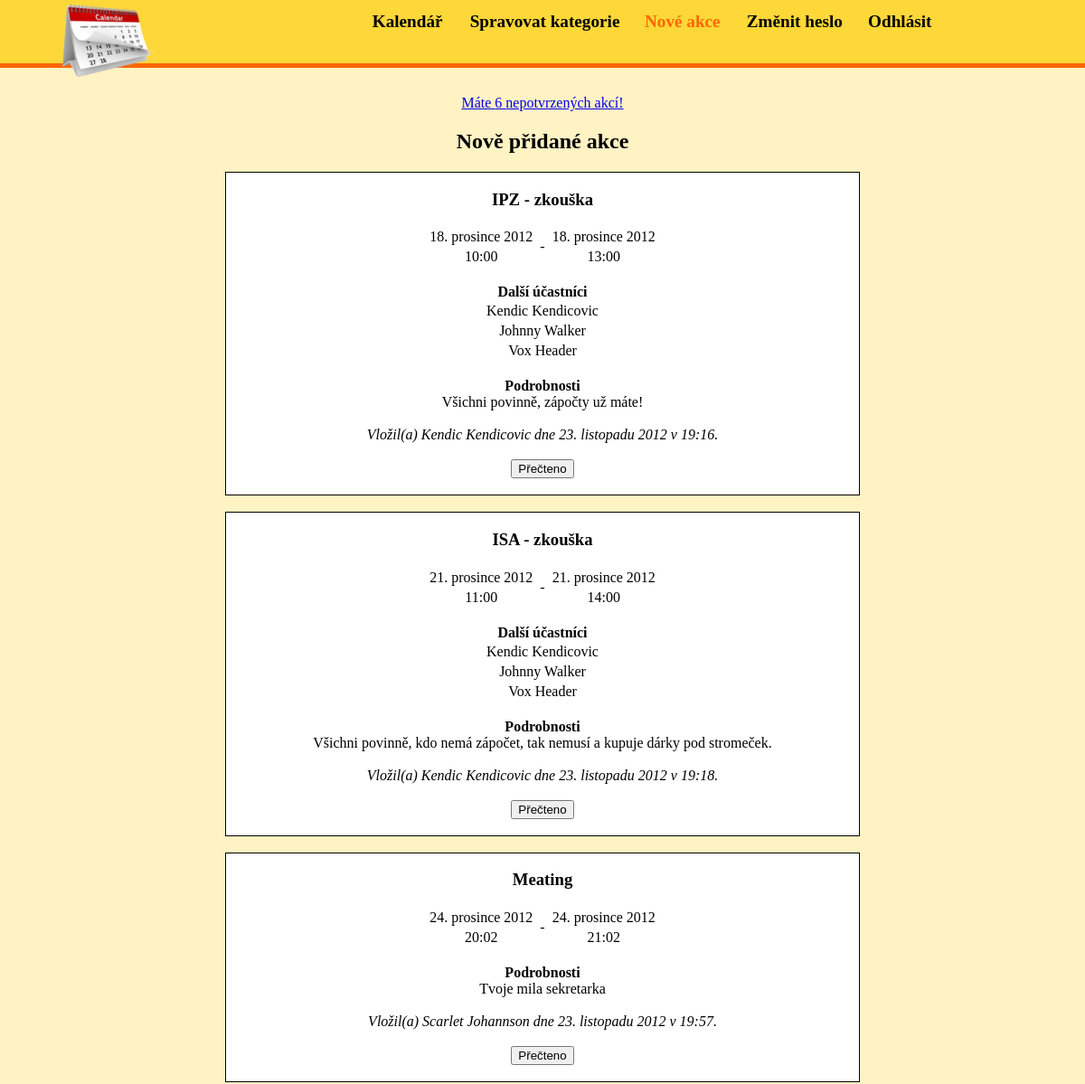
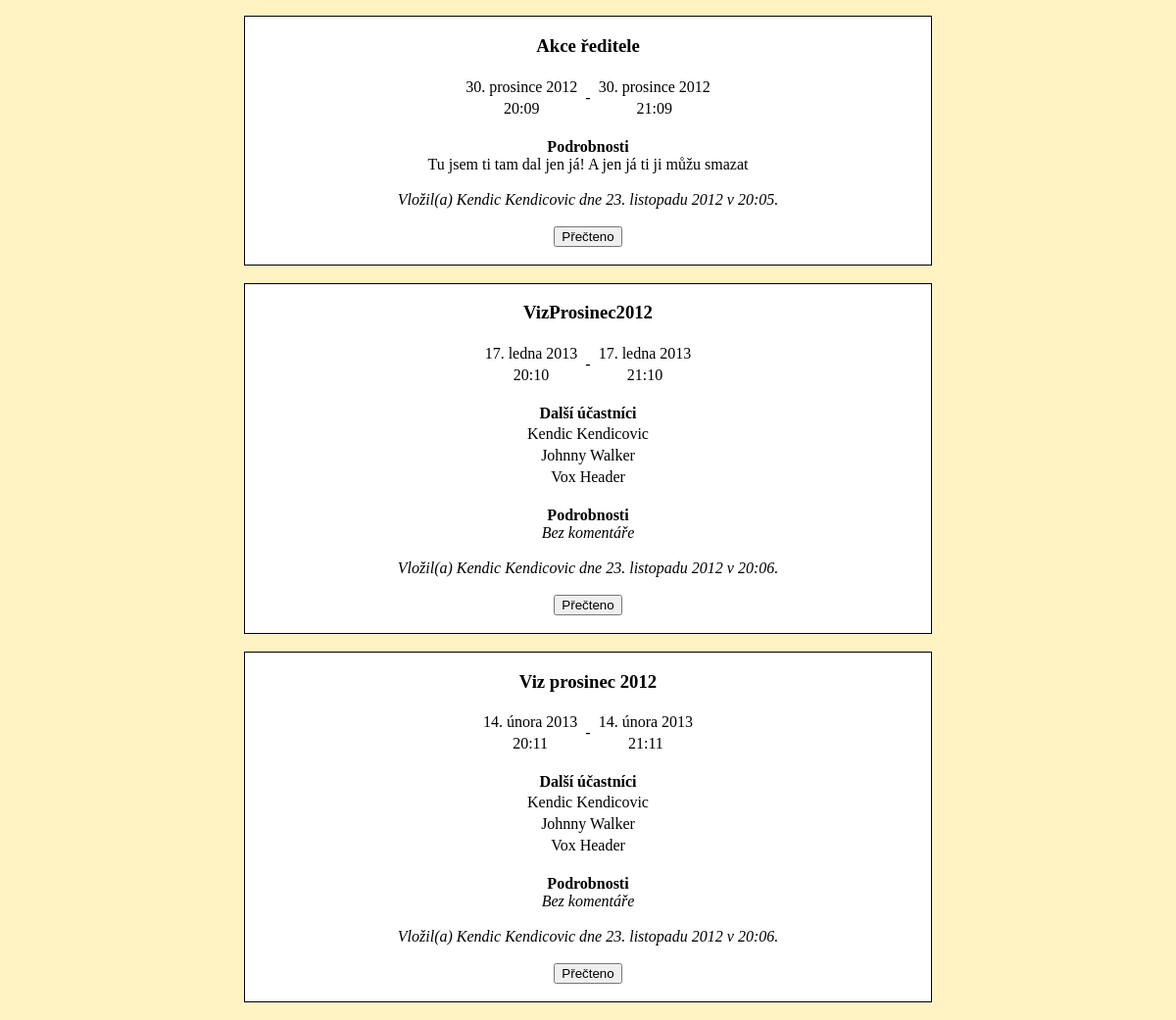
Page /?page=newEvents (signed in) on the committed database (2 pictures, top to bottom).
### tables this page shows
CREATE TABLE IF NOT EXISTS `akce` (
  `id_akce` mediumint(8) unsigned NOT NULL AUTO_INCREMENT,
  `vlozil` mediumint(8) unsigned DEFAULT NULL,
  `vlozeno_dne` datetime NOT NULL,
  `zacatek` datetime NOT NULL,
  `konec` datetime NOT NULL,
  `nazev` varchar(64) NOT NULL,
  `podrobnosti` text,
  PRIMARY KEY (`id_akce`),
  KEY `vlozil` (`vlozil`)
);

CREATE TABLE IF NOT EXISTS `zamestnanec` (
  `id_zamestnanec` mediumint(8) unsigned NOT NULL AUTO_INCREMENT,
  `id_nadrizeny` mediumint(8) unsigned DEFAULT NULL,
  `role` tinyint(4) NOT NULL,
  `login` varchar(64) NOT NULL,
  `heslo` varchar(64) NOT NULL,
  `jmeno` varchar(64) NOT NULL,
  `prijmeni` varchar(64) NOT NULL,
  `email` varchar(128) DEFAULT NULL,
  `telefon` varchar(32) DEFAULT NULL,
  PRIMARY KEY (`id_zamestnanec`),
  UNIQUE KEY `login` (`login`),
  UNIQUE KEY `id_zamestnanec` (`id_zamestnanec`),
  KEY `id_nadrizeny` (`id_nadrizeny`)
);

### user.php (called while the page is built, shortened)
<?php
class User
{
    public function __construct($idEmployee = null)
    {
        if($idEmployee== null)
        {
            if(isset($_SESSION['id']))
            {
                $this->id       = $_SESSION['id'];
                $this->idCalendar = $_SESSION['idCalendar'];
            }
            else
            {
                $this->role = RANDOM_USER;
            }
        }
    }
}
?>

### functions.php (called while the page is built, shortened)
<?php
function mDate($date)
{
    $mesiceSklon = array ("ledna", "února", "března", "dubna", "května", "června", "července", "srpna", "září", "října", "listopadu", "prosince");
    return date("j. ", $date).$mesiceSklon[date("n", $date)-1].date(" Y", $date);
}
function mDatetimeToTime($date)
{
    $tmp = explode(" ", $date);
    if(isset($tmp[1]))
    {
        $tmp = explode(":", $tmp[1]);
        if(isset($tmp[1], $tmp[1]))
            return $tmp[0].":".$tmp[1];
    }
    return false;
}
?>

### calendar.php (the view, shortened to what this page needs)
<?php
class Calendar
{
    private $user;
    public function __construct($user)
    {
        $this->user = $user;
    }
    public function drawNewEvents()
    {
        echo "<h2>Nově přidané akce</h2>";
        $q = "SELECT a.* FROM akce a, se_zucastni s
              WHERE s.id_zamestnanec = ".$this->user->idCalendar."
                AND s.checked = 0
                AND a.id_akce = s.id_akce";
        $r = @mysql_query($q);
        if(mysql_num_rows($r) > 0)
        {
            while($row = mysql_fetch_array($r, MYSQL_ASSOC))
            {
                echo '<div style="border: solid 1px; background-color: #ffffff; width: 700px; text-align: center ">';
                echo "<h3>".$row['nazev']."</h3>";
                echo "<table style=\"margin: auto\">";
                echo "<tr><td>".mDate(strtotime($row['zacatek']))."</td><td rowspan=\"2\">&nbsp;-&nbsp;</td><td>".mDate(strtotime($row['konec']))."</td></tr>";
                echo "<tr><td style=\"text-align: center\">".mDatetimeToTime(($row['zacatek']))."</td><td style=\"text-align: center\">".mDatetimeToTime($row['konec'])."</td></tr>";
                echo "</table>";
                echo "<br/>";
                $q = "SELECT z.jmeno, z.prijmeni FROM zamestnanec z, se_zucastni s WHERE z.id_zamestnanec=s.id_zamestnanec AND s.id_akce=".$row['id_akce'] ." AND s.id_zamestnanec != ". $this->user->id;
                $rr = @mysql_query($q);
                if(mysql_num_rows($rr) > 0)
                {
                    echo "<b>Další účastníci</b>";
                    echo "<table style=\"margin: auto\">";
                    while($row2 = mysql_fetch_array($rr, MYSQL_ASSOC))
                        echo "<tr><td>" . $row2['jmeno'] ." ". $row2['prijmeni'] . "</td></tr>";
                    echo "</table>";
                    echo "<br />";
                }
                echo "<b>Podrobnosti</b>";
                echo "<br/>";
                if($row['podrobnosti'])
                    echo $row['podrobnosti'];
                else
                    echo "<i>Bez komentáře</i>";
                echo "<br/><br />";
                echo "<i>Vložil(a) ";
                $q = "SELECT role, jmeno, prijmeni FROM zamestnanec WHERE id_zamestnanec=".$row['vlozil'];
                $rr = @mysql_query($q);
                if($row2 = mysql_fetch_array($rr, MYSQL_ASSOC))
                    echo $row2['jmeno'] ." ". $row2['prijmeni'];
                echo " dne ". mDate(strtotime($row['vlozeno_dne'])) ." v ".mDatetimeToTime($row['vlozeno_dne']).".</i><br />";
                echo "<form action=\"?page=newEvents&id=".$row["id_akce"]."\" method=\"POST\">";
                echo "<br />";
                echo "<input type=\"submit\" name=\"check\" value=\"Přečteno\" />";
                echo "<br />";
                echo "<br />";
                echo "</form>";
                echo "</div>";
                echo "<br/>";
            }
        }
        else
            echo "Nemáte žádné nové akce.<br />";
    }
}
?>

### styles.css (style rules this page uses)
body { margin: 0px; background-color: #FFF2C3; min-width: 640px; }

### rows in the picture
akce: nazev "IPZ - zkouška", zacatek "18. prosince 2012", konec "18. prosince 2012", zacatek "10:00", konec "13:00", podrobnosti "Všichni povinně, zápočty už máte!", vlozil.jmeno "Kendic", vlozil.prijmeni "Kendicovic", vlozeno_dne "23. listopadu 2012", vlozeno_dne "19:16"
zamestnanec: jmeno "Kendic", prijmeni "Kendicovic"
zamestnanec: jmeno "Johnny", prijmeni "Walker"
zamestnanec: jmeno "Vox", prijmeni "Header"
akce: nazev "ISA - zkouška", zacatek "21. prosince 2012", konec "21. prosince 2012", zacatek "11:00", konec "14:00", podrobnosti "Všichni povinně, kdo nemá zápočet, tak nemusí a kupuje dárky pod stromeček.", vlozil.jmeno "Kendic", vlozil.prijmeni "Kendicovic", vlozeno_dne "23. listopadu 2012", vlozeno_dne "19:18"
akce: nazev "Meating", zacatek "24. prosince 2012", konec "24. prosince 2012", zacatek "20:02", konec "21:02", podrobnosti "Tvoje mila sekretarka", vlozil.jmeno "Scarlet", vlozil.prijmeni "Johannson", vlozeno_dne "23. listopadu 2012", vlozeno_dne "19:57"
akce: nazev "Akce ředitele", zacatek "30. prosince 2012", konec "30. prosince 2012", zacatek "20:09", konec "21:09", podrobnosti "Tu jsem ti tam dal jen já! A jen já ti ji můžu smazat", vlozil.jmeno "Kendic", vlozil.prijmeni "Kendicovic", vlozeno_dne "23. listopadu 2012", vlozeno_dne "20:05"
akce: nazev "VizProsinec2012", zacatek "17. ledna 2013", konec "17. ledna 2013", zacatek "20:10", konec "21:10", shows "Bez komentáře", vlozil.jmeno "Kendic", vlozil.prijmeni "Kendicovic", vlozeno_dne "23. listopadu 2012", vlozeno_dne "20:06"
akce: nazev "Viz prosinec 2012", zacatek "14. února 2013", konec "14. února 2013", zacatek "20:11", konec "21:11", shows "Bez komentáře", vlozil.jmeno "Kendic", vlozil.prijmeni "Kendicovic", vlozeno_dne "23. listopadu 2012", vlozeno_dne "20:06"

### other values in the picture
$menu "Změnit heslo Odhlásit"
$newEvents "6"
